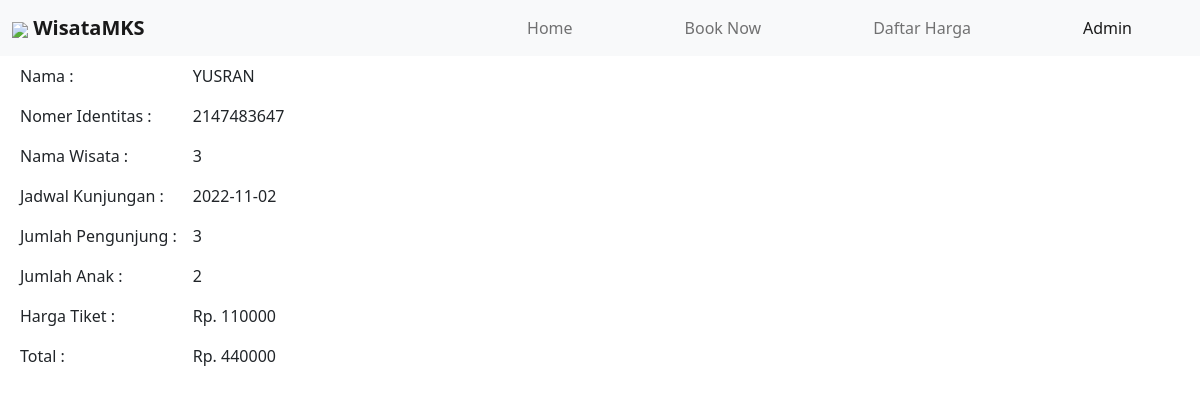
Page /detail.php?id_pendaftar=13 on the committed database.
### tables this page shows
CREATE TABLE `pendaftaran_wisata` (
  `id_pendaftar` int(32) NOT NULL,
  `nama_lengkap` varchar(32) NOT NULL,
  `no_identitas` int(32) NOT NULL,
  `no_hp` int(32) NOT NULL,
  `nama_wisata` varchar(32) NOT NULL,
  `tanggal` date NOT NULL,
  `dewasa` int(11) NOT NULL,
  `anak` int(11) NOT NULL,
  `harga` int(11) NOT NULL,
  `total_bayar` int(11) NOT NULL
);

### detail.php (the view, shortened to what this page needs)
<?php
 include "koneksi.php";
 ?>
<!DOCTYPE html>
<html>
<head>
    <link href="https://cdn.jsdelivr.net/npm/bootstrap@5.2.3/dist/css/bootstrap.min.css" rel="stylesheet">
  </head>
<body>
<nav class="navbar navbar-expand-lg bg-light sticky-top">
  <div class="container-fluid">
    <a class="navbar-brand fw-bold" href=""><img src="https://cdn.icon-icons.com/icons2/1949/PNG/512/free-30-instagram-stories-icons34_122582.png" width="50px"> WisataMKS
    </a>
    <div class="collapse navbar-collapse" id="navbarSupportedContent">
      <ul class="navbar-nav ms-auto mb-2 mb-lg-0">
        <li class="nav-item mx-5 ">
          <a class="nav-link " aria-current="page" href="index.php">Home</a>
        </li>
        <li class="nav-item mx-5">
          <a class="nav-link" href="form-pendaftaran.php">Book Now</a>
        </li>
        <li class="nav-item mx-5">
          <a class="nav-link" href="daftar-harga.php">Daftar Harga</a>
        </li>
        <li class="nav-item mx-5">
          <a class="nav-link active" href="admin.php">Admin</a>
        </li>
    </div>
  </div>
</nav>
        <?php
$id_pendaftar = $_GET['id_pendaftar'];
$ambil=  mysqli_query($conn, "SELECT * FROM pendaftaran_wisata WHERE id_pendaftar ='$id_pendaftar'") or die ("SQL Edit error");
$data= mysqli_fetch_array($ambil);
?>
<div class="container-fluid ">
    <table class="table table-borderless d-flex ">
                        <tr>
                            <td>Nama :</td> <td><?= $data['nama_lengkap'] ?></td>
                        </tr>
						<tr>
                            <td>Nomer Identitas :</td> <td><?= $data['no_identitas'] ?></td>
                        </tr>
                        <tr>
                            <td>Nama Wisata :</td> <td><?= $data['nama_wisata']?></td>
                        </tr>
                        <tr>
                            <td>Jadwal Kunjungan :</td> <td><?= $data['tanggal'] ?></td>
                        </tr>
						<tr>
                            <td>Jumlah Pengunjung :</td> <td><?= $data['dewasa'] ?></td>
                        </tr>
                        <tr>
                            <td>Jumlah Anak :</td> <td><?= $data['anak'] ?></td>
                        </tr>
                        	<tr>
                            <td>Harga Tiket :</td> <td>Rp. <?= $data['harga'] ?></td>
                        </tr>
                        <tr>
                            <td>Total :</td> <td>Rp. <?= $data['total_bayar'] ?></td>
                        </tr>
                    </table>
</body>
</html>

### rows in the picture
pendaftaran_wisata: nama_lengkap "YUSRAN", no_identitas "2147483647", nama_wisata "3", tanggal "2022-11-02", dewasa "3", anak "2", harga "110000", total_bayar "440000"
